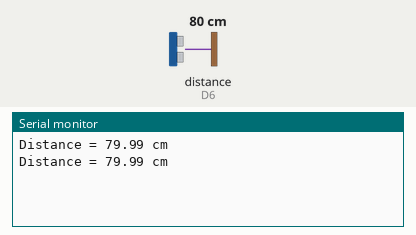
Recording of a sketch running on a simulated ESP8266 (NodeMCU). Parts: the last lines printed to the serial monitor. Wiring (inferred from the names in the program): ultrasonic range finder: trigger D5; echo D6. The test bench sets the inputs (shaded band); at power-on: distance to the obstacle (sensor on D6) 80 cm. The echo pulse lasts 58.3 µs per cm.

Above: at 1.8 s.
1.9 s: distance to the obstacle (sensor on D6) set to 2 cm
At 2.8 s:
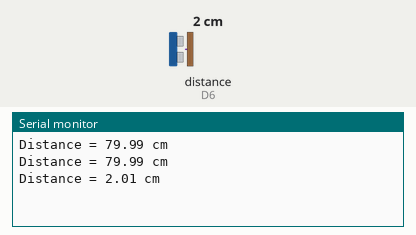
3.4 s: distance to the obstacle (sensor on D6) set to 4 cm
At 4.5 s:
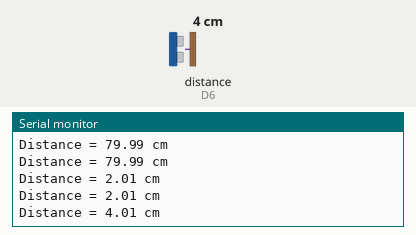
Timing chart, 0 to 6.4 s (numbered marks = the images above; inputs shaded):
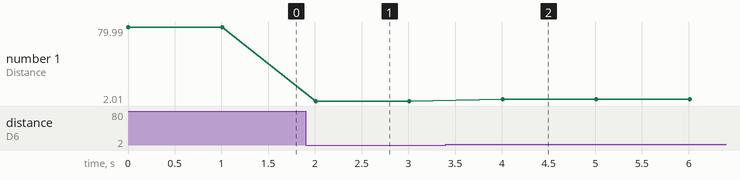

The sketch:

ultrasonic_sensor.ino
```cpp
#define TriggerPin D5
#define EchoPin D6

float duration, distance;

void setup() {
    // put your setup code here, to run once:
  Serial.begin(9600);
  pinMode(TriggerPin, OUTPUT);
  pinMode(EchoPin, INPUT);
}

void loop() {
  // Write a pulse to the HC-SR04 Trigger Pin:
  digitalWrite(TriggerPin, LOW);
  delayMicroseconds(2);
  digitalWrite(TriggerPin, HIGH);
  delayMicroseconds(10);
  digitalWrite(TriggerPin, LOW);

  // Measure the response from the HC-SR04 Echo Pin:
  duration = pulseIn(EchoPin, HIGH);

  // Determine distance from duration
  // Use 343 metres per second as speed of sound:
  distance = (duration / 2) * 0.0343;

  // Send results to Serial Monitor:
  Serial.print("Distance = ");
  if(distance >= 400 || distance <= 2) {
    Serial.println("Out of range");
  } else {
    Serial.print(distance);
    Serial.println(" cm");
    delay(500);
  }

  delay(500);
}


//#include <NewPing.h>
//
//#define TriggerPin 2
//#define EchoPin 5
//#define Max_distance 400
//
//NewPing sonar(TriggerPin, EchoPin, Max_distance);
//
//float distance;
//
//void setup() {
//  // put your setup code here, to run once:
//  Serial.begin(9600);
//}
//
//void loop() {
//
//  distance = sonar.ping_cm();
//  Serial.print("Distance = ");
//  if(distance >= 400 || distance <= 2) {
//    Serial.println("Out of range");
//  } else {
//    Serial.print(distance);
//    Serial.println(" cm");
//    delay(500);
//  }
//
//  delay(500);
//}
//
//
```

Measured:
- after the input at 1.9 s, the serial monitor: prints a new line after 0.11 s (image 1)
- after the input at 3.4 s, the serial monitor: prints a new line after 0.61 s (image 2)
- plotted number 1: 79.99 → 2.01 after the input at 1.9 s, 2.01 → 4.01 after the input at 3.4 s
